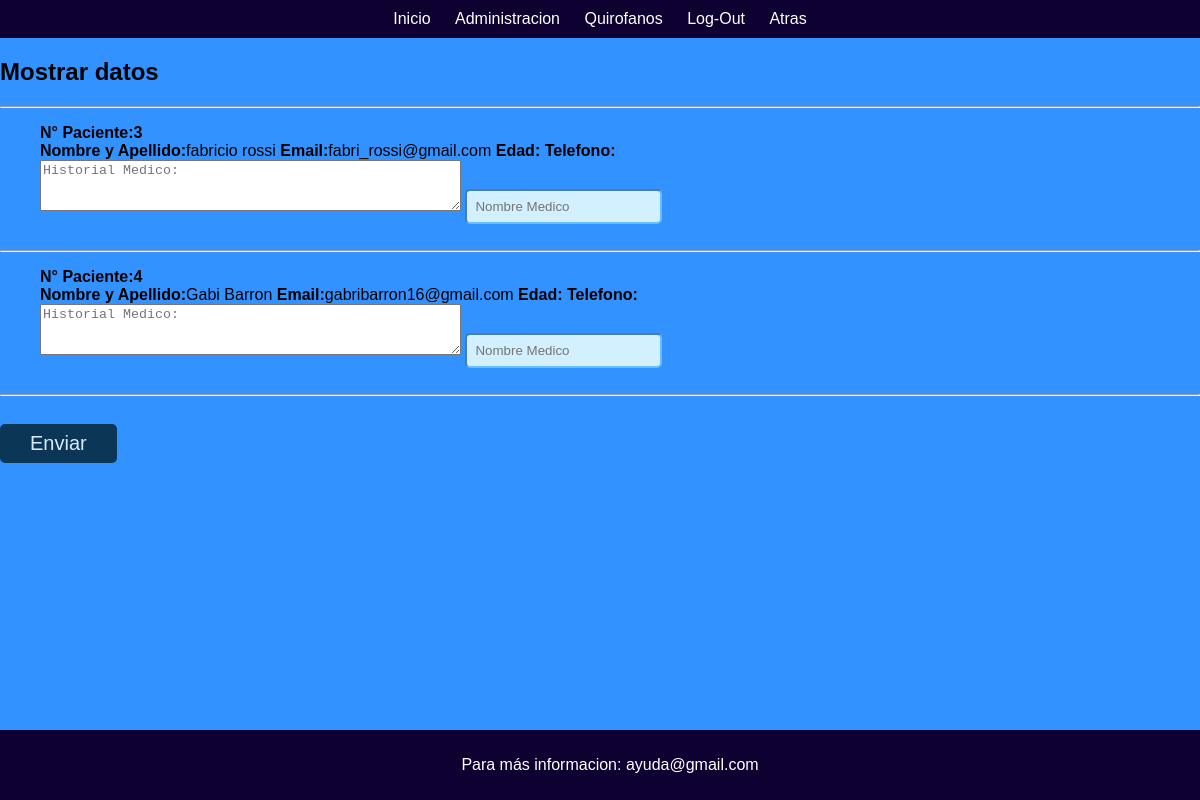
Screenshot of /Punk_Alerta_Azul/Punks-main/adm_pacientes.php with the database file from the repository.
### tables this page shows
CREATE TABLE `inicio_usuario` (
  `id_usuario` int(200) NOT NULL,
  `usuario` text NOT NULL,
  `correo` varchar(200) NOT NULL,
  `contraseña` varchar(200) NOT NULL
);

### Punk_Alerta_Azul/Punks-main/adm_pacientes.php (the view, shortened to what this page needs)
<!DOCTYPE html>
<html lang="en">
<head>
    <link rel="stylesheet" href="./css/Punk.css">
</head>
<body id="inicio" style="color:Black;">
    <div class="top-bar">
        <a href="#inicio">Inicio</a>
        <a href="adm.php">Administracion</a>
        <a href="hospital.php">Quirofanos</a>
        <a href="index.php">Log-Out</a>
        <a href="hospital.php">Atras</a>
    </div>
    <div>
    <h2>Mostrar datos</h2>
    <hr>
    <?php
            include ("conexion.php");
            $consulta = mysqli_query($conexion,"SELECT  * FROM inicio_usuario");
            while ($lista_consulta= mysqli_fetch_assoc($consulta) ){
    ?>
            <div class="Form" style="color:Black;">
            <ul>
            <p>
                <b>N° Paciente:<?php echo $lista_consulta["id_usuario"]; ?></b>
                <br>
                <b>Nombre y Apellido:</b><?php echo $lista_consulta["usuario"];?>
                <b>Email:</b><?php echo $lista_consulta["correo"];?>
                <b>Edad:</b><?php echo $lista_consulta["edad"];?>
                <b>Telefono:</b><?php echo $lista_consulta["telefono"];?>
                <br>
                <textarea placeholder="Historial Medico:" name="historial_medico" rows="3" cols="50"></textarea>
                <input type="text" name="Medico" placeholder="Nombre Medico" required>
            </p>
            </ul>
            <hr style="color:Black;">
            </div>
    <?php } ?>
        <div>
            <button type="submit" data-bs-toggle="modal" data-bs-target="#staticBackdrop">Enviar</button>
        </div>
    </div>
    <div class="elemento-abajo">
        <p>Para más informacion: ayuda@gmail.com</p>
    </div>
</body>
</html>

### Punk_Alerta_Azul/Punks-main/css/Punk.css (style rules this page uses)
html { height: 100%; }
body { font-family: Arial, sans-serif; margin: 0; padding: 0; color: rgb(161, 197, 255); background-color: rgb(50, 146, 255); height: inherit; }
input { padding: 8px; border-radius: 5px; margin-bottom: 10px; background-color: rgb(210, 240, 255); border-color: rgb(102, 189, 255); }
button { font-size: 20px; margin-top: 20px; padding: 8px 30px; background-color: rgb(11, 54, 85); color: rgb(219, 233, 255); border: none; border-radius: 5px; cursor: pointer; }
.top-bar { background-color: #0e0030; color: #fff; padding: 10px 0; text-align: center; }
.top-bar a { color: #fff; text-decoration: none; margin: 0 10px; }
.elemento-abajo { position: fixed; bottom: 0; width: 100%; background-color: #0e0030; color: #fff; padding: 10px; text-align: center; }

### rows the page displays
inicio_usuario: id_usuario "3", usuario "fabricio rossi", correo "fabri_rossi@gmail.com"
inicio_usuario: id_usuario "4", usuario "Gabi Barron", correo "gabribarron16@gmail.com"
